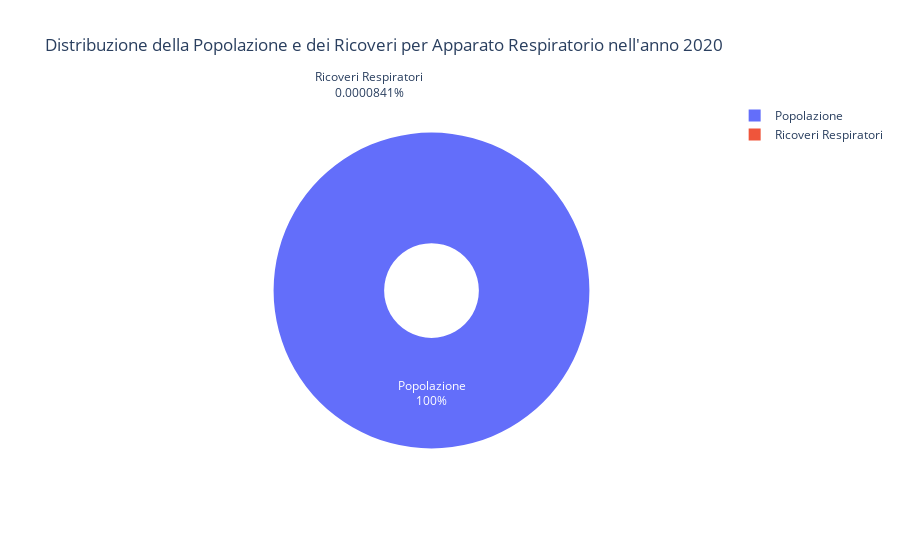

Notebook code for this chart:
### Markdown cell above
Nel grafico soprastante è possibile osservare l'evoluzione della popolazione e dei ricoveri respiratori nel Comune di Milano nel periodo 2014-2021. Si può notare come la popolazione sia in costante crescita, mentre i ricoveri respiratori siano in diminuzione. Notiamo un picco nell'anno 2020 che potrebbe essere dovuto alla pandemia di COVID-19.

### Code cell
import plotly.graph_objects as go

# Dati di esempio presi dal 2020
rigaRiferimento = totali.loc[totali['anno'] == '2020'].squeeze()

# Calcoliamo la percentuale di ricoveri rispetto alla popolazione totale
perc = (rigaRiferimento['ricoveri'] / rigaRiferimento['popolazione']) * 100

# Creiamo il grafico a torta
fig = go.Figure(data=[go.Pie(labels=['Popolazione', 'Ricoveri Respiratori'],
                             values=[rigaRiferimento['popolazione'], perc],
                             hole=0.3, textinfo='label+percent', pull=[0, 0.2])])

# Aggiungiamo il titolo
fig.update_layout(title_text="Distribuzione della Popolazione e dei Ricoveri per Apparato Respiratorio nell'anno 2020")

# Mostrare il grafico
fig.show()

### Figure 1 — Plotly figure (JSON) as saved in the notebook; plotly's stock layout.template omitted (floating-point values rounded to 4 significant figures)
{"data": [{"hole": 0.3, "labels": ["Popolazione", "Ricoveri Respiratori"], "pull": [0, 0.2], "textinfo": "label+percent", "type": "pie", "values": [1406242, 1.183]}], "layout": {"title": {"text": "Distribuzione della Popolazione e dei Ricoveri per Apparato Respiratorio nell'anno 2020"}}}
